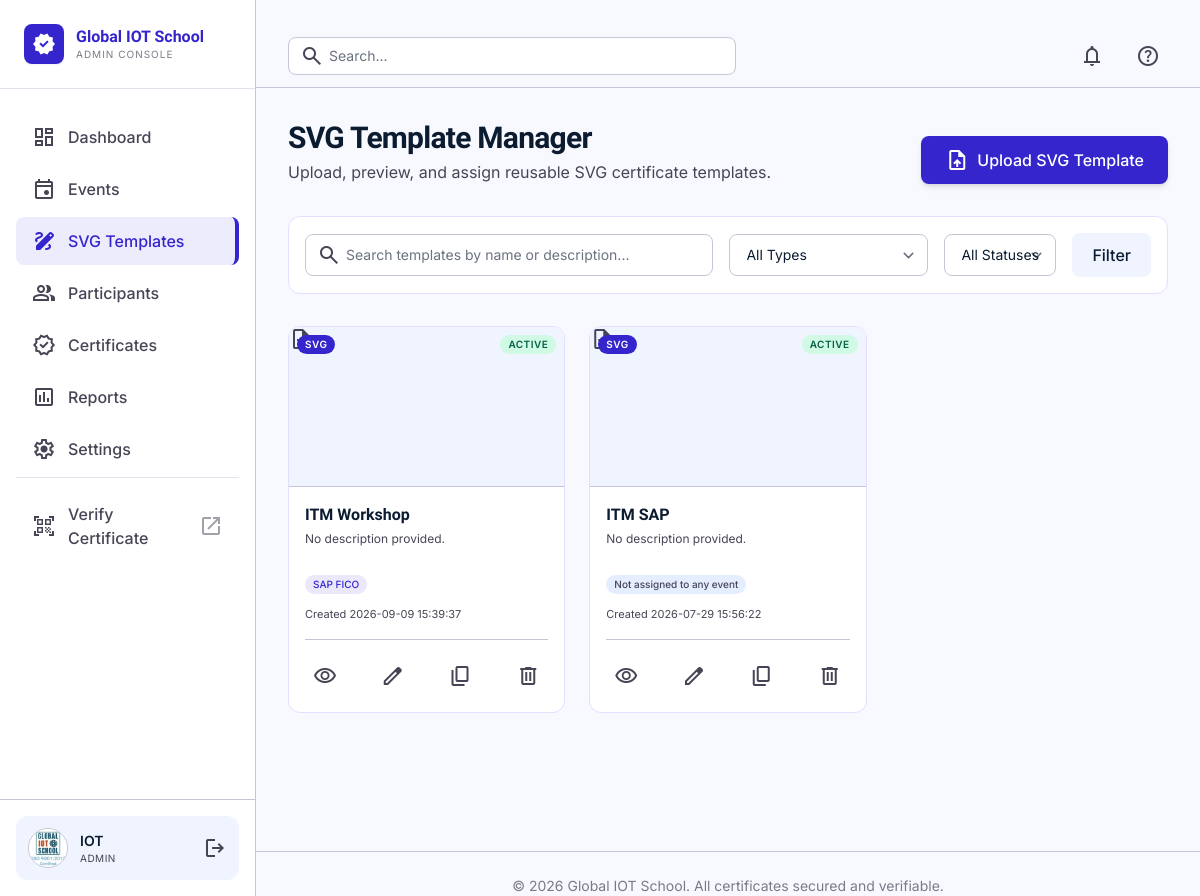
The app's page /templates (signed in) with its own data.
### tables this page shows
CREATE TABLE admins(

    id INTEGER PRIMARY KEY AUTOINCREMENT,

    username TEXT NOT NULL,

    email TEXT NOT NULL,

    password TEXT NOT NULL,

    profile_pic TEXT,

    created_at TEXT

);

CREATE TABLE certificate_templates(

    id INTEGER PRIMARY KEY AUTOINCREMENT,

    template_name TEXT,

    file_name TEXT,

    uploaded_at TEXT,

    status TEXT

, template_type TEXT DEFAULT 'image', description TEXT, updated_at TEXT);

CREATE TABLE events(

    id INTEGER PRIMARY KEY AUTOINCREMENT,

    event_name TEXT NOT NULL,

    event_date TEXT,

    organizer TEXT,

    venue TEXT,

    description TEXT,

    template_name TEXT,

    status TEXT,

    created_at TEXT

, template_id INTEGER);

### routes/templates.py (the view)
@templates_bp.route("/templates")
@login_required
def templates_list():
    search = request.args.get("q", "").strip()
    status = request.args.get("status", "").strip()
    template_type = request.args.get("type", "").strip()
    templates = get_all_templates(
        search=search or None,
        status=status or None,
        template_type=template_type or None
    )
    templates_with_events = []
    for template in templates:
        assigned_events = get_events_by_template(template["id"])
        templates_with_events.append({
            "template": template,
            "assigned_events": assigned_events
        })
    return render_template(
        "templates_list.html",
        templates_with_events=templates_with_events,
        search=search,
        status=status,
        template_type=template_type,
        total_templates=len(templates)
    )

### app.py (called while the page is built)
@app.before_request
def load_logged_in_admin():
    admin_id = session.get("admin_id")
    g.admin = get_admin_by_id(admin_id) if admin_id else None

### database/db.py (called while the page is built)
def get_connection():
    conn = sqlite3.connect(DATABASE)
    conn.row_factory = sqlite3.Row
    return conn

### database/models.py (called while the page is built)
def get_events_by_template(template_id):
    conn = get_connection()
    cursor = conn.cursor()
    cursor.execute("SELECT id, event_name FROM events WHERE template_id=?", (template_id,))
    events = cursor.fetchall()
    conn.close()
    return events

def get_all_templates(search=None, status=None, template_type=None):
    conn = get_connection()
    cursor = conn.cursor()
    query = "SELECT * FROM certificate_templates WHERE 1=1"
    params = []
    if search:
        query += " AND (template_name LIKE ? OR description LIKE ?)"
        params.extend([f"%{search}%", f"%{search}%"])
    if status:
        query += " AND status = ?"
        params.append(status)
    if template_type:
        query += " AND template_type = ?"
        params.append(template_type)
    query += " ORDER BY uploaded_at DESC"
    cursor.execute(query, params)
    templates = cursor.fetchall()
    conn.close()
    return templates

def get_admin_by_id(admin_id):
    conn = get_connection()
    cursor = conn.cursor()
    cursor.execute("SELECT * FROM admins WHERE id=?", (admin_id,))
    admin = cursor.fetchone()
    conn.close()
    return admin

### templates/templates_list.html (shortened to what this page needs)
{% extends "layouts/base.html" %}
{% block content %}
<div class="flex justify-between items-end mb-8">
    <div>
        <h1 class="text-3xl font-heading font-bold text-on-surface tracking-tight">SVG Template Manager</h1>
        <p class="text-on-surface-variant mt-1">Upload, preview, and assign reusable SVG certificate templates.</p>
    </div>
    <a href="{{ url_for('templates.upload_template') }}"
       class="flex items-center px-6 py-3 bg-primary text-on-primary font-medium rounded-lg shadow-md hover:bg-primary-container transition-all active:scale-95">
        <span class="material-symbols-outlined mr-2">upload_file</span>
        Upload SVG Template
    </a>
</div>
<form method="GET" class="bento-card rounded-xl p-4 mb-8 flex flex-col md:flex-row gap-4 md:items-center">
    <div class="relative flex-1">
        <span class="material-symbols-outlined absolute left-3 top-1/2 -translate-y-1/2 text-on-surface-variant text-lg">search</span>
        <input type="text" name="q" value="{{ search }}" placeholder="Search templates by name or description..."
               class="w-full bg-surface-container-lowest border border-outline-variant rounded-lg pl-10 pr-4 py-2.5 text-sm focus:outline-none focus:ring-2 focus:ring-primary/20 focus:border-primary transition-all">
    </div>
    <select name="type" onchange="this.form.submit()"
            class="rounded-lg border border-outline-variant px-4 py-2.5 text-sm focus:outline-none focus:ring-2 focus:ring-primary/20 focus:border-primary transition-all">
        <option value="" {% if not template_type %}selected{% endif %}>All Types</option>
    </select>
    <select name="status" onchange="this.form.submit()"
            class="rounded-lg border border-outline-variant px-4 py-2.5 text-sm focus:outline-none focus:ring-2 focus:ring-primary/20 focus:border-primary transition-all">
        <option value="" {% if not status %}selected{% endif %}>All Statuses</option>
    </select>
    <button type="submit"
            class="px-5 py-2.5 bg-surface-container-low text-on-surface font-medium rounded-lg hover:bg-surface-container transition-all">
        Filter
    </button>
</form>
{% if templates_with_events %}
<div class="grid grid-cols-1 sm:grid-cols-2 lg:grid-cols-3 gap-6">
    {% for item in templates_with_events %}
    {% set t = item.template %}
    <div class="bento-card rounded-xl overflow-hidden flex flex-col animate-fade-in">
        <div class="h-40 bg-surface-container-low flex items-center justify-center overflow-hidden border-b border-outline-variant relative">
            {% if t["template_type"] == "svg" %}
                <object data="{{ url_for('templates.template_file', template_id=t['id']) }}" type="image/svg+xml"
                        class="w-full h-full pointer-events-none">
                </object>
            {% elif t["file_name"].lower().endswith(('.png', '.jpg', '.jpeg')) %}
                <img src="{{ url_for('templates.template_file', template_id=t['id']) }}" class="w-full h-full object-contain">
            {% else %}
                <span class="material-symbols-outlined text-5xl text-on-surface-variant">picture_as_pdf</span>
            {% endif %}
            <span class="absolute top-2 left-2 px-2 py-0.5 rounded-full text-[10px] font-semibold uppercase tracking-wider
                         {% if t['template_type'] == 'svg' %}bg-primary text-on-primary{% else %}bg-surface-container text-on-surface-variant{% endif %}">
                {{ t["template_type"] }}
            </span>
            <span class="absolute top-2 right-2 px-2 py-0.5 rounded-full text-[10px] font-semibold uppercase tracking-wider
                         {% if t['status'] == 'Active' %}bg-emerald-100 text-emerald-800{% else %}bg-red-100 text-red-700{% endif %}">
                {{ t["status"] }}
            </span>
        </div>
        <div class="p-4 flex-1 flex flex-col">
            <h3 class="font-heading font-semibold text-on-surface truncate">{{ t["template_name"] }}</h3>
            <p class="text-xs text-on-surface-variant mt-1 line-clamp-2 min-h-[2rem]">
                {{ t["description"] or "No description provided." }}
            </p>
            <div class="mt-3 flex flex-wrap gap-1.5">
                {% if item.assigned_events %}
                    {% for ev in item.assigned_events[:3] %}
                    <span class="px-2 py-0.5 rounded-full text-[10px] font-medium bg-primary/10 text-primary">{{ ev["event_name"] }}</span>
                    {% endfor %}
                {% else %}
                    <span class="px-2 py-0.5 rounded-full text-[10px] font-medium bg-surface-container text-on-surface-variant">Not assigned to any event</span>
                {% endif %}
            </div>
            <p class="text-[11px] text-on-surface-variant mt-3">Created {{ t["uploaded_at"] }}</p>
            <div class="mt-4 pt-4 border-t border-outline-variant flex items-center justify-between">
                <button type="button"
                        class="preview-btn p-2 rounded-lg text-on-surface-variant hover:text-primary hover:bg-surface-container-low transition-colors"
                        data-file-url="{{ url_for('templates.template_file', template_id=t['id']) }}"
                        data-name="{{ t['template_name'] }}"
                        data-type="{{ t['template_type'] }}"
                        title="Preview">
                    <span class="material-symbols-outlined text-lg">visibility</span>
                </button>
                <a href="{{ url_for('templates.edit_template', template_id=t['id']) }}"
                   class="p-2 rounded-lg text-on-surface-variant hover:text-primary hover:bg-surface-container-low transition-colors" title="Edit">
                    <span class="material-symbols-outlined text-lg">edit</span>
                </a>
                <a href="{{ url_for('templates.duplicate_template', template_id=t['id']) }}"
                   class="p-2 rounded-lg text-on-surface-variant hover:text-primary hover:bg-surface-container-low transition-colors" title="Duplicate">
                    <span class="material-symbols-outlined text-lg">content_copy</span>
                </a>
                <a href="{{ url_for('templates.delete_template_route', template_id=t['id']) }}"
                   class="delete-btn p-2 rounded-lg text-on-surface-variant hover:text-error hover:bg-error/10 transition-colors"
                   data-name="{{ t['template_name'] }}"
                   title="Delete">
                    <span class="material-symbols-outlined text-lg">delete</span>
                </a>
            </div>
        </div>
    </div>
    {% endfor %}
</div>
{% endif %}
{% endblock %}

### templates/layouts/base.html (shortened to what this page needs)
<!DOCTYPE html>
<html lang="en">
<head>
<script src="https://cdn.tailwindcss.com?plugins=forms,container-queries"></script>
</head>
<body class="bg-surface text-on-surface font-body">
<aside class="fixed left-0 top-0 h-full w-64 bg-surface-container-lowest border-r border-outline-variant flex flex-col z-50">
    <div class="p-6 flex items-center gap-3 border-b border-outline-variant/50">
        <div class="w-10 h-10 bg-primary flex items-center justify-center rounded-lg shadow-sm">
            <span class="material-symbols-outlined text-white" style="font-variation-settings: 'FILL' 1;">verified</span>
        </div>
        <div class="flex flex-col">
            <span class="font-heading font-bold text-primary leading-tight">Global IOT School</span>
            <span class="text-[10px] uppercase tracking-widest text-on-surface-variant/70">Admin Console</span>
        </div>
    </div>
    <nav class="flex-1 px-4 py-6 space-y-1 overflow-y-auto">
        {% set nav_items = [
            ("dashboard", "dashboard", "Dashboard"),
            ("events.events", "event", "Events"),
            ("templates.templates_list", "draw", "SVG Templates"),
            ("participants.participants_list", "group", "Participants"),
            ("certificates_gen.certificates_list", "verified", "Certificates"),
            ("reports", "assessment", "Reports"),
            ("settings", "settings", "Settings")
        ] %}
        {% for endpoint, icon, label in nav_items %}
        <a href="{{ url_for(endpoint) }}"
           class="flex items-center gap-3 px-4 py-3 rounded-lg font-medium transition-colors
                  {% if request.endpoint == endpoint %}
                      text-primary bg-primary-container/10 border-r-4 border-primary
                  {% else %}
                      text-on-surface-variant hover:text-primary hover:bg-surface-container-low
                  {% endif %}">
            <span class="material-symbols-outlined" {% if request.endpoint == endpoint %}style="font-variation-settings: 'FILL' 1;"{% endif %}>{{ icon }}</span>
            <span>{{ label }}</span>
        </a>
        {% endfor %}
        <div class="pt-3 mt-3 border-t border-outline-variant/50">
            <a href="{{ url_for('verify.verify_search') }}" target="_blank" rel="noopener"
               class="flex items-center gap-3 px-4 py-3 rounded-lg font-medium text-on-surface-variant hover:text-primary hover:bg-surface-container-low transition-colors">
                <span class="material-symbols-outlined">qr_code_scanner</span>
                <span>Verify Certificate</span>
                <span class="material-symbols-outlined text-[16px] ml-auto opacity-50">open_in_new</span>
            </a>
        </div>
    </nav>
    {% if g.admin %}
    <div class="p-4 border-t border-outline-variant">
        <div class="flex items-center gap-3 p-3 rounded-xl bg-surface-container-low">
            {% if g.admin["profile_pic"] %}
            <img src="{{ url_for('static', filename='uploads/' + g.admin['profile_pic']) }}"
                class="w-10 h-10 rounded-full object-cover border border-outline-variant">
            {% else %}
            <div class="w-10 h-10 rounded-full bg-primary/10 text-primary flex items-center justify-center font-bold">
                {{ g.admin["username"][0] | upper }}
            </div>
            {% endif %}
            <div class="flex-1 overflow-hidden">
                <p class="text-sm font-semibold truncate">{{ g.admin["username"] }}</p>
                <p class="text-[10px] text-on-surface-variant uppercase tracking-wider">Admin</p>
            </div>
            <a href="{{ url_for('auth.logout') }}" class="text-on-surface-variant hover:text-error transition-colors" title="Logout">
                <span class="material-symbols-outlined">logout</span>
            </a>
        </div>
    </div>
    {% endif %}
</aside>
<div class="ml-64 min-h-screen flex flex-col">
    <header class="sticky top-0 z-40 h-16 bg-surface-bright border-b border-outline-variant px-8 flex justify-between items-center">
        <div class="flex-1 flex items-center">
            <div class="relative w-full max-w-md">
                <span class="material-symbols-outlined absolute left-3 top-1/2 -translate-y-1/2 text-on-surface-variant text-lg">search</span>
                <input class="w-full bg-surface-container-lowest border border-outline-variant rounded-lg pl-10 pr-4 py-2 text-sm focus:outline-none focus:ring-2 focus:ring-primary/20 focus:border-primary transition-all"
                       placeholder="Search..." type="text">
            </div>
        </div>
        <div class="flex items-center gap-4">
            <button class="p-2 text-on-surface-variant hover:text-primary transition-colors">
                <span class="material-symbols-outlined">notifications</span>
            </button>
            <button class="p-2 text-on-surface-variant hover:text-primary transition-colors">
                <span class="material-symbols-outlined">help</span>
            </button>
        </div>
    </header>
    <main class="p-8 max-w-[1280px] mx-auto w-full flex-1">
        {% block content %}{% endblock %}
    </main>
    <footer class="mt-auto px-8 py-6 border-t border-outline-variant text-center">
        <p class="text-sm text-on-surface-variant opacity-70">© 2026 Global IOT School. All certificates secured and verifiable.</p>
    </footer>
</div>
</body>
</html>

### templates/layouts/base.html (style rules this page uses)
.material-symbols-outlined { font-variation-settings: 'FILL' 0, 'wght' 400, 'GRAD' 0, 'opsz' 24; vertical-align: middle; }
.bento-card { background: #ffffff; border: 1px solid #e2dfff; transition: all 0.2s ease; }

### templates/templates_list.html (style rules this page uses)
.animate-fade-in { animation: fadeIn 0.25s ease-out; }
.line-clamp-2 { display: -webkit-box; -webkit-line-clamp: 2; line-clamp: 2; -webkit-box-orient: vertical; overflow: hidden; }

### records on screen
admins: profile_pic (picture), admin.username "IOT"
certificate_templates: template_type "SVG", status "ACTIVE", template_name "ITM Workshop", description "No description provided.", uploaded_at "2026-09-09 15:39:37"
events: event_name "SAP FICO"
certificate_templates: template_type "SVG", status "ACTIVE", template_name "ITM SAP", description "No description provided.", uploaded_at "2026-07-29 15:56:22"

### other values on screen
{{ label }} "Dashboard" "Events" "SVG Templates" "Participants" "Certificates" "Reports" "Settings"
